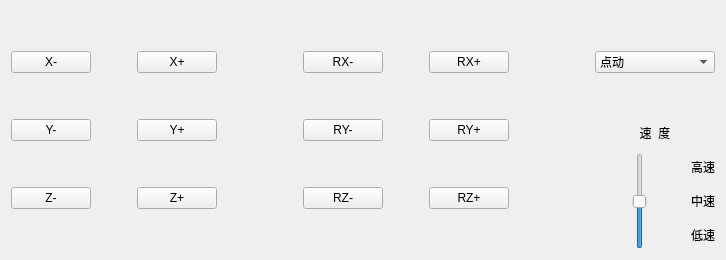
         <widget class="QWidget" name="tab12">
          <attribute name="title">
           <string>手动调节</string>
          </attribute>
          <layout class="QVBoxLayout" name="verticalLayout_23">
           <item>
            <layout class="QHBoxLayout" name="horizontalLayout_32">
             <item>
              <layout class="QVBoxLayout" name="verticalLayout_17">
               <item>
                <spacer name="verticalSpacer">
                 <property name="orientation">
                  <enum>Qt::Vertical</enum>
                 </property>
                 <property name="sizeType">
                  <enum>QSizePolicy::Preferred</enum>
                 </property>
                 <property name="sizeHint" stdset="0">
                  <size>
                   <width>20</width>
                   <height>40</height>
                  </size>
                 </property>
                </spacer>
               </item>
               <item>
                <widget class="QPushButton" name="pushButton_manualControlXMinus">
                 <property name="sizePolicy">
                  <sizepolicy hsizetype="Preferred" vsizetype="Preferred">
                   <horstretch>0</horstretch>
                   <verstretch>0</verstretch>
                  </sizepolicy>
                 </property>
                 <property name="text">
                  <string>X-</string>
                 </property>
                </widget>
               </item>
               <item>
                <spacer name="verticalSpacer_2">
                 <property name="orientation">
                  <enum>Qt::Vertical</enum>
                 </property>
                 <property name="sizeType">
                  <enum>QSizePolicy::Preferred</enum>
                 </property>
                 <property name="sizeHint" stdset="0">
                  <size>
                   <width>20</width>
                   <height>40</height>
                  </size>
                 </property>
                </spacer>
               </item>
               <item>
                <widget class="QPushButton" name="pushButton_manualControlYMinus">
                 <property name="sizePolicy">
                  <sizepolicy hsizetype="Preferred" vsizetype="Preferred">
                   <horstretch>0</horstretch>
                   <verstretch>0</verstretch>
                  </sizepolicy>
                 </property>
                 <property name="text">
                  <string>Y-</string>
                 </property>
                </widget>
               </item>
               <item>
                <spacer name="verticalSpacer_3">
                 <property name="orientation">
                  <enum>Qt::Vertical</enum>
                 </property>
                 <property name="sizeType">
                  <enum>QSizePolicy::Preferred</enum>
                 </property>
                 <property name="sizeHint" stdset="0">
                  <size>
                   <width>20</width>
                   <height>40</height>
                  </size>
                 </property>
                </spacer>
               </item>
               <item>
                <widget class="QPushButton" name="pushButton_manualControlZMinus">
                 <property name="sizePolicy">
                  <sizepolicy hsizetype="Preferred" vsizetype="Preferred">
                   <horstretch>0</horstretch>
                   <verstretch>0</verstretch>
                  </sizepolicy>
                 </property>
                 <property name="text">
                  <string>Z-</string>
                 </property>
                </widget>
               </item>
               <item>
                <spacer name="verticalSpacer_4">
                 <property name="orientation">
                  <enum>Qt::Vertical</enum>
                 </property>
                 <property name="sizeType">
                  <enum>QSizePolicy::Preferred</enum>
                 </property>
                 <property name="sizeHint" stdset="0">
                  <size>
                   <width>20</width>
                   <height>40</height>
                  </size>
                 </property>
                </spacer>
               </item>
              </layout>
             </item>
             <item>
              <spacer name="horizontalSpacer_7">
               <property name="orientation">
                <enum>Qt::Horizontal</enum>
               </property>
               <property name="sizeType">
                <enum>QSizePolicy::Fixed</enum>
               </property>
               <property name="sizeHint" stdset="0">
                <size>
                 <width>40</width>
                 <height>20</height>
                </size>
               </property>
              </spacer>
             </item>
             <item>
              <layout class="QVBoxLayout" name="verticalLayout_18">
               <item>
                <spacer name="verticalSpacer_5">
                 <property name="orientation">
                  <enum>Qt::Vertical</enum>
                 </property>
                 <property name="sizeType">
                  <enum>QSizePolicy::Preferred</enum>
                 </property>
                 <property name="sizeHint" stdset="0">
                  <size>
                   <width>20</width>
                   <height>40</height>
                  </size>
                 </property>
                </spacer>
               </item>
               <item>
                <widget class="QPushButton" name="pushButton_manualControlXPlus">
                 <property name="sizePolicy">
                  <sizepolicy hsizetype="Preferred" vsizetype="Preferred">
                   <horstretch>0</horstretch>
                   <verstretch>0</verstretch>
                  </sizepolicy>
                 </property>
                 <property name="text">
                  <string>X+</string>
                 </property>
                </widget>
               </item>
               <item>
                <spacer name="verticalSpacer_6">
                 <property name="orientation">
                  <enum>Qt::Vertical</enum>
                 </property>
                 <property name="sizeType">
                  <enum>QSizePolicy::Preferred</enum>
                 </property>
                 <property name="sizeHint" stdset="0">
                  <size>
                   <width>20</width>
                   <height>40</height>
                  </size>
                 </property>
                </spacer>
               </item>
               <item>
                <widget class="QPushButton" name="pushButton_manualControlYPlus">
                 <property name="sizePolicy">
                  <sizepolicy hsizetype="Preferred" vsizetype="Preferred">
                   <horstretch>0</horstretch>
                   <verstretch>0</verstretch>
                  </sizepolicy>
                 </property>
                 <property name="text">
                  <string>Y+</string>
                 </property>
                </widget>
               </item>
               <item>
                <spacer name="verticalSpacer_7">
                 <property name="orientation">
                  <enum>Qt::Vertical</enum>
                 </property>
                 <property name="sizeType">
                  <enum>QSizePolicy::Preferred</enum>
                 </property>
                 <property name="sizeHint" stdset="0">
                  <size>
                   <width>20</width>
                   <height>40</height>
                  </size>
                 </property>
                </spacer>
               </item>
               <item>
                <widget class="QPushButton" name="pushButton_manualControlZPlus">
                 <property name="sizePolicy">
                  <sizepolicy hsizetype="Preferred" vsizetype="Preferred">
                   <horstretch>0</horstretch>
                   <verstretch>0</verstretch>
                  </sizepolicy>
                 </property>
                 <property name="text">
                  <string>Z+</string>
                 </property>
                </widget>
               </item>
               <item>
                <spacer name="verticalSpacer_8">
                 <property name="orientation">
                  <enum>Qt::Vertical</enum>
                 </property>
                 <property name="sizeType">
                  <enum>QSizePolicy::Preferred</enum>
                 </property>
                 <property name="sizeHint" stdset="0">
                  <size>
                   <width>20</width>
                   <height>40</height>
                  </size>
                 </property>
                </spacer>
               </item>
              </layout>
             </item>
             <item>
              <spacer name="horizontalSpacer_2">
               <property name="orientation">
                <enum>Qt::Horizontal</enum>
               </property>
               <property name="sizeType">
                <enum>QSizePolicy::Preferred</enum>
               </property>
               <property name="sizeHint" stdset="0">
                <size>
                 <width>80</width>
                 <height>20</height>
                </size>
               </property>
              </spacer>
             </item>
             <item>
              <layout class="QVBoxLayout" name="verticalLayout_21">
               <item>
                <spacer name="verticalSpacer_9">
                 <property name="orientation">
                  <enum>Qt::Vertical</enum>
                 </property>
                 <property name="sizeType">
                  <enum>QSizePolicy::Preferred</enum>
                 </property>
                 <property name="sizeHint" stdset="0">
                  <size>
                   <width>20</width>
                   <height>40</height>
                  </size>
                 </property>
                </spacer>
               </item>
               <item>
                <widget class="QPushButton" name="pushButton_manualControlRXMinus">
                 <property name="sizePolicy">
                  <sizepolicy hsizetype="Preferred" vsizetype="Preferred">
                   <horstretch>0</horstretch>
                   <verstretch>0</verstretch>
                  </sizepolicy>
                 </property>
                 <property name="text">
                  <string>RX-</string>
                 </property>
                </widget>
               </item>
               <item>
                <spacer name="verticalSpacer_10">
                 <property name="orientation">
                  <enum>Qt::Vertical</enum>
                 </property>
                 <property name="sizeType">
                  <enum>QSizePolicy::Preferred</enum>
                 </property>
                 <property name="sizeHint" stdset="0">
                  <size>
                   <width>20</width>
                   <height>40</height>
                  </size>
                 </property>
                </spacer>
               </item>
               <item>
                <widget class="QPushButton" name="pushButton_manualControlRYMinus">
                 <property name="sizePolicy">
                  <sizepolicy hsizetype="Preferred" vsizetype="Preferred">
                   <horstretch>0</horstretch>
                   <verstretch>0</verstretch>
                  </sizepolicy>
                 </property>
                 <property name="text">
                  <string>RY-</string>
                 </property>
                </widget>
               </item>
               <item>
                <spacer name="verticalSpacer_11">
                 <property name="orientation">
                  <enum>Qt::Vertical</enum>
                 </property>
                 <property name="sizeType">
                  <enum>QSizePolicy::Preferred</enum>
                 </property>
                 <property name="sizeHint" stdset="0">
                  <size>
                   <width>20</width>
                   <height>40</height>
                  </size>
                 </property>
                </spacer>
               </item>
               <item>
                <widget class="QPushButton" name="pushButton_manualControlRZMinus">
                 <property name="sizePolicy">
                  <sizepolicy hsizetype="Preferred" vsizetype="Preferred">
                   <horstretch>0</horstretch>
                   <verstretch>0</verstretch>
                  </sizepolicy>
                 </property>
                 <property name="text">
                  <string>RZ-</string>
                 </property>
                </widget>
               </item>
               <item>
                <spacer name="verticalSpacer_12">
                 <property name="orientation">
                  <enum>Qt::Vertical</enum>
                 </property>
                 <property name="sizeType">
                  <enum>QSizePolicy::Preferred</enum>
                 </property>
                 <property name="sizeHint" stdset="0">
                  <size>
                   <width>20</width>
                   <height>40</height>
                  </size>
                 </property>
                </spacer>
               </item>
              </layout>
             </item>
             <item>
              <spacer name="horizontalSpacer_5">
               <property name="orientation">
                <enum>Qt::Horizontal</enum>
               </property>
               <property name="sizeType">
                <enum>QSizePolicy::Fixed</enum>
               </property>
               <property name="sizeHint" stdset="0">
                <size>
                 <width>40</width>
                 <height>20</height>
                </size>
               </property>
              </spacer>
             </item>
             <item>
              <layout class="QVBoxLayout" name="verticalLayout_22">
               <item>
                <spacer name="verticalSpacer_13">
                 <property name="orientation">
                  <enum>Qt::Vertical</enum>
                 </property>
                 <property name="sizeType">
                  <enum>QSizePolicy::Preferred</enum>
                 </property>
                 <property name="sizeHint" stdset="0">
                  <size>
                   <width>20</width>
                   <height>40</height>
                  </size>
                 </property>
                </spacer>
               </item>
               <item>
                <widget class="QPushButton" name="pushButton_manualControlRXPlus">
                 <property name="sizePolicy">
                  <sizepolicy hsizetype="Minimum" vsizetype="Preferred">
                   <horstretch>0</horstretch>
                   <verstretch>0</verstretch>
                  </sizepolicy>
                 </property>
                 <property name="text">
                  <string>RX+</string>
                 </property>
                </widget>
               </item>
               <item>
                <spacer name="verticalSpacer_14">
                 <property name="orientation">
                  <enum>Qt::Vertical</enum>
                 </property>
                 <property name="sizeType">
                  <enum>QSizePolicy::Preferred</enum>
                 </property>
                 <property name="sizeHint" stdset="0">
                  <size>
                   <width>20</width>
                   <height>40</height>
                  </size>
                 </property>
                </spacer>
               </item>
               <item>
                <widget class="QPushButton" name="pushButton_manualControlRYPlus">
                 <property name="sizePolicy">
                  <sizepolicy hsizetype="Minimum" vsizetype="Preferred">
                   <horstretch>0</horstretch>
                   <verstretch>0</verstretch>
                  </sizepolicy>
                 </property>
                 <property name="text">
                  <string>RY+</string>
                 </property>
                </widget>
               </item>
               <item>
                <spacer name="verticalSpacer_15">
                 <property name="orientation">
                  <enum>Qt::Vertical</enum>
                 </property>
                 <property name="sizeType">
                  <enum>QSizePolicy::Preferred</enum>
                 </property>
                 <property name="sizeHint" stdset="0">
                  <size>
                   <width>20</width>
                   <height>40</height>
                  </size>
                 </property>
                </spacer>
               </item>
               <item>
                <widget class="QPushButton" name="pushButton_manualControlRZPlus">
                 <property name="sizePolicy">
                  <sizepolicy hsizetype="Minimum" vsizetype="Preferred">
                   <horstretch>0</horstretch>
                   <verstretch>0</verstretch>
                  </sizepolicy>
                 </property>
                 <property name="text">
                  <string>RZ+</string>
                 </property>
                </widget>
               </item>
               <item>
                <spacer name="verticalSpacer_16">
                 <property name="orientation">
                  <enum>Qt::Vertical</enum>
                 </property>
                 <property name="sizeType">
                  <enum>QSizePolicy::Preferred</enum>
                 </property>
                 <property name="sizeHint" stdset="0">
                  <size>
                   <width>20</width>
                   <height>40</height>
                  </size>
                 </property>
                </spacer>
               </item>
              </layout>
             </item>
             <item>
              <spacer name="horizontalSpacer_6">
               <property name="orientation">
                <enum>Qt::Horizontal</enum>
               </property>
               <property name="sizeType">
                <enum>QSizePolicy::Preferred</enum>
               </property>
               <property name="sizeHint" stdset="0">
                <size>
                 <width>80</width>
                 <height>20</height>
                </size>
               </property>
              </spacer>
             </item>
             <item>
              <layout class="QGridLayout" name="gridLayout">
               <item row="4" column="0" rowspan="3">
                <widget class="QSlider" name="verticalSlider_manualSpeed">
                 <property name="sizePolicy">
                  <sizepolicy hsizetype="Preferred" vsizetype="Preferred">
                   <horstretch>0</horstretch>
                   <verstretch>0</verstretch>
                  </sizepolicy>
                 </property>
                 <property name="minimumSize">
                  <size>
                   <width>90</width>
                   <height>0</height>
                  </size>
                 </property>
                 <property name="minimum">
                  <number>1</number>
                 </property>
                 <property name="maximum">
                  <number>3</number>
                 </property>
                 <property name="pageStep">
                  <number>1</number>
                 </property>
                 <property name="value">
                  <number>2</number>
                 </property>
                 <property name="orientation">
                  <enum>Qt::Vertical</enum>
                 </property>
                </widget>
               </item>
               <item row="5" column="1">
                <widget class="QLabel" name="label_37">
                 <property name="text">
                  <string>中速</string>
                 </property>
                 <property name="alignment">
                  <set>Qt::AlignCenter</set>
                 </property>
                </widget>
               </item>
               <item row="4" column="1">
                <widget class="QLabel" name="label_38">
                 <property name="text">
                  <string>高速</string>
                 </property>
                 <property name="alignment">
                  <set>Qt::AlignCenter</set>
                 </property>
                </widget>
               </item>
               <item row="6" column="1">
                <widget class="QLabel" name="label_36">
                 <property name="text">
                  <string>低速</string>
                 </property>
                 <property name="alignment">
                  <set>Qt::AlignCenter</set>
                 </property>
                </widget>
               </item>
               <item row="1" column="0" colspan="2">
                <widget class="QComboBox" name="comboBox_manualMethod">
                 <property name="sizePolicy">
                  <sizepolicy hsizetype="Preferred" vsizetype="Fixed">
                   <horstretch>0</horstretch>
                   <verstretch>0</verstretch>
                  </sizepolicy>
                 </property>
                 <item>
                  <property name="text">
                   <string>点动</string>
                  </property>
                 </item>
                 <item>
                  <property name="text">
                   <string>联动</string>
                  </property>
                 </item>
                </widget>
               </item>
               <item row="3" column="0" colspan="2">
                <widget class="QLabel" name="label_35">
                 <property name="text">
                  <string>速  度</string>
                 </property>
                 <property name="alignment">
                  <set>Qt::AlignCenter</set>
                 </property>
                </widget>
               </item>
               <item row="0" column="0" colspan="2">
                <spacer name="verticalSpacer_17">
                 <property name="orientation">
                  <enum>Qt::Vertical</enum>
                 </property>
                 <property name="sizeType">
                  <enum>QSizePolicy::Fixed</enum>
                 </property>
                 <property name="sizeHint" stdset="0">
                  <size>
                   <width>20</width>
                   <height>40</height>
                  </size>
                 </property>
                </spacer>
               </item>
               <item row="2" column="0" colspan="2">
                <spacer name="verticalSpacer_18">
                 <property name="orientation">
                  <enum>Qt::Vertical</enum>
                 </property>
                 <property name="sizeType">
                  <enum>QSizePolicy::Fixed</enum>
                 </property>
                 <property name="sizeHint" stdset="0">
                  <size>
                   <width>20</width>
                   <height>40</height>
                  </size>
                 </property>
                </spacer>
               </item>
              </layout>
             </item>
            </layout>
           </item>
          </layout>
         </widget>
